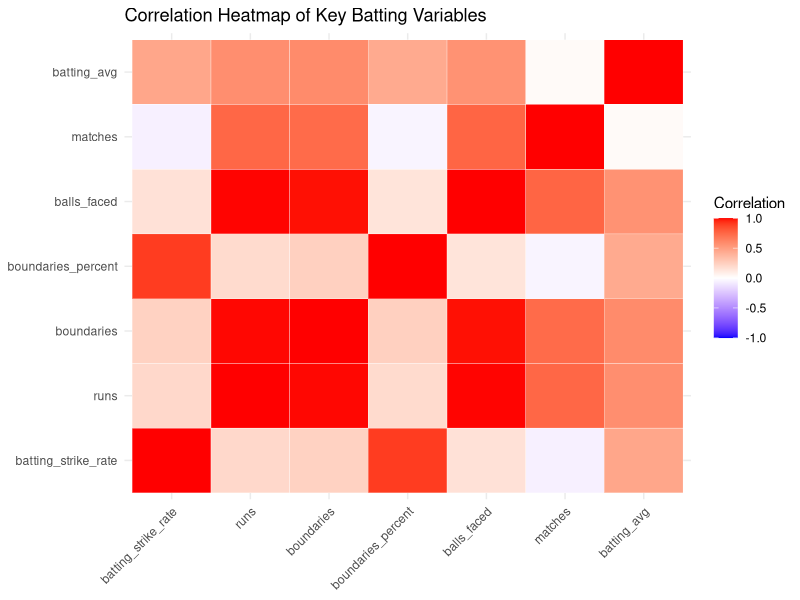
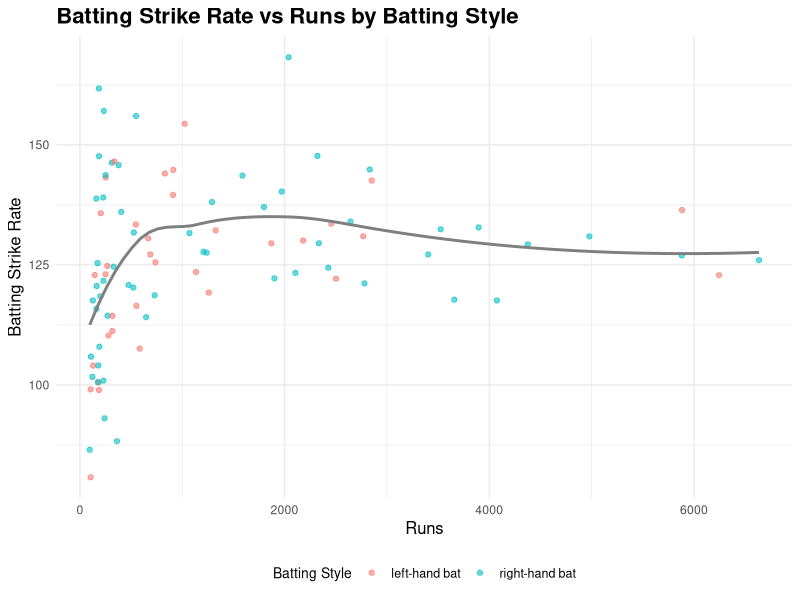
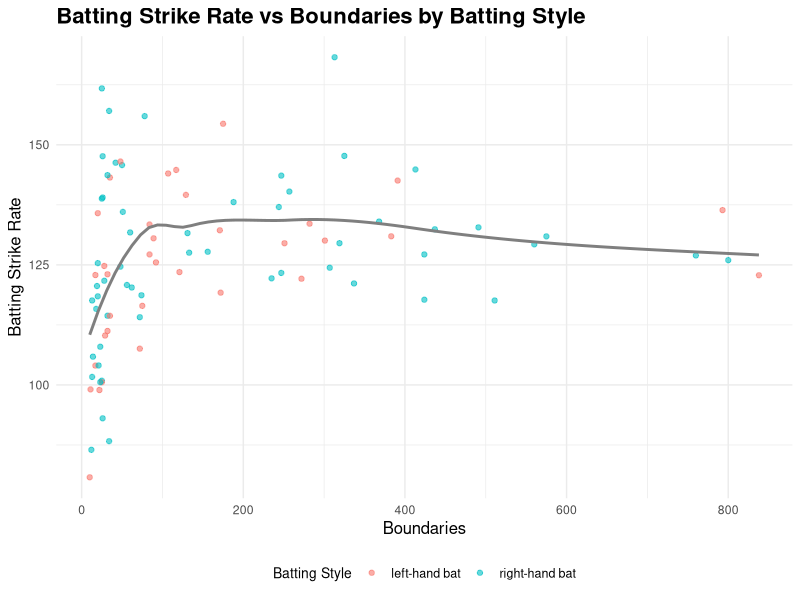
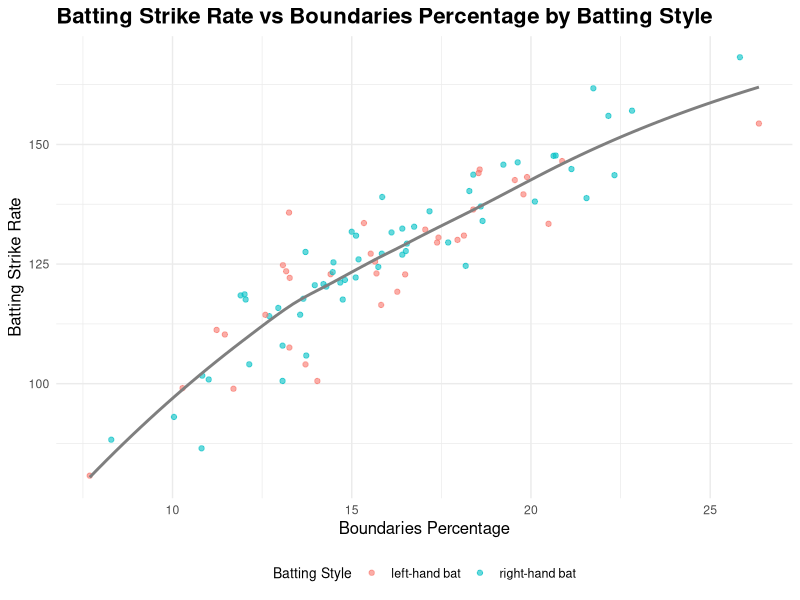
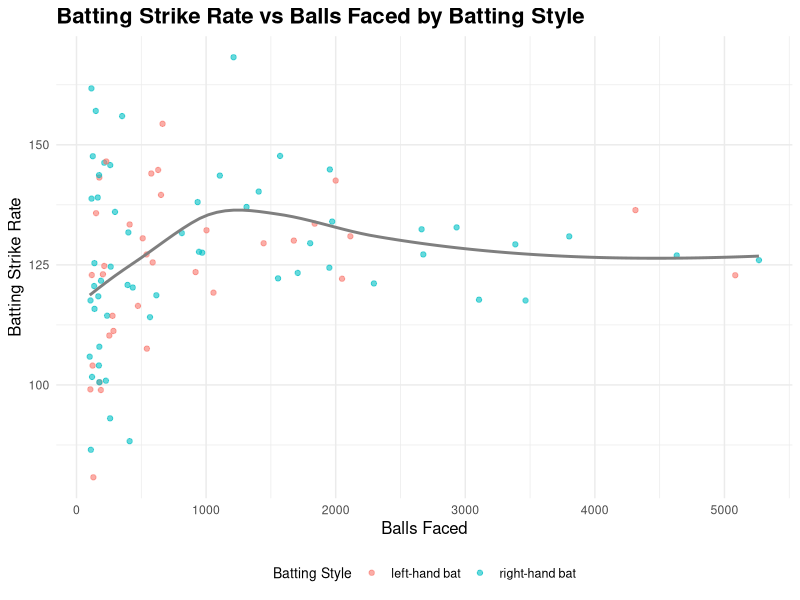
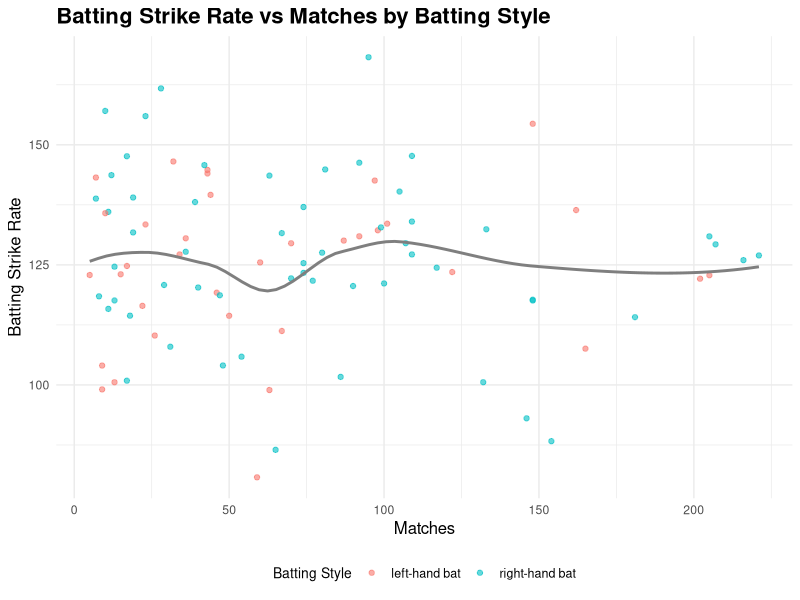
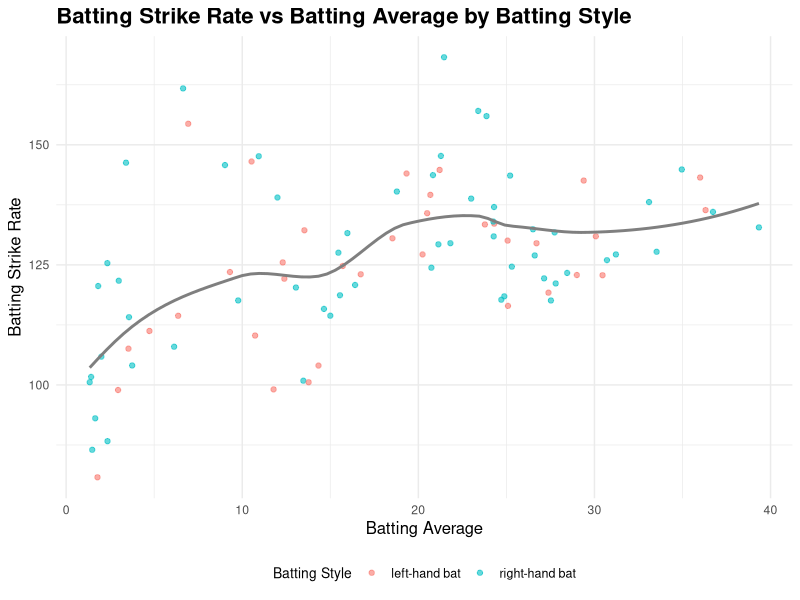
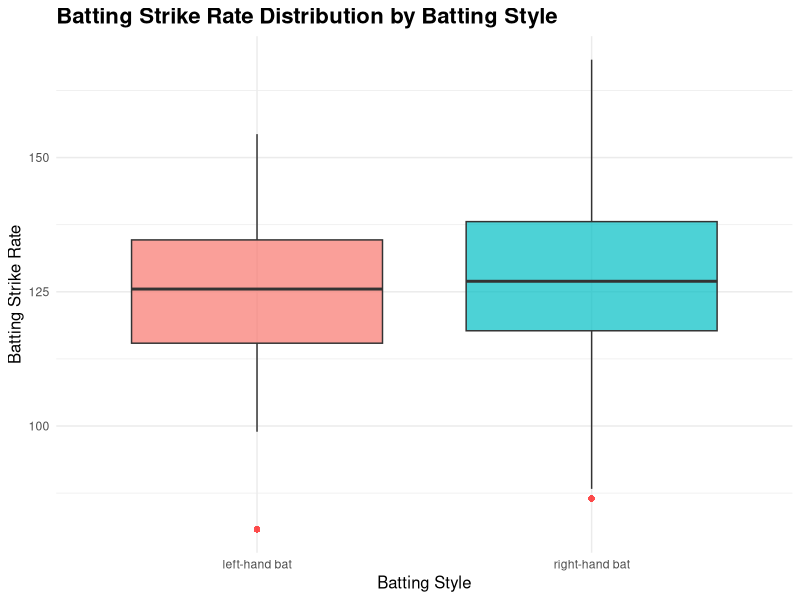

The R script that drew these images, in order:
# Load Required Libraries ----
library(ggplot2)
library(reshape2)
library(dplyr)

# Load Cleaned Data ----
# Load the cleaned dataset prepared in the previous script
cleaned_data <- read.csv(
  file = "Cleaned_Merged_Player_Data.csv"
)

# Correlation Heatmap ----
# Select relevant columns for correlation analysis
correlation_data <- cleaned_data %>%
  select(
    batting_strike_rate, 
    runs, 
    boundaries, 
    boundaries_percent, 
    balls_faced, 
    matches, 
    batting_avg
  )

# Calculate the correlation matrix
cor_matrix <- cor(
  correlation_data, 
  use = "complete.obs"
)

# Melt the correlation matrix for heatmap visualization
cor_melted <- melt(cor_matrix)

# Create and display the correlation heatmap
ggplot(data = cor_melted, aes(x = Var1, y = Var2, fill = value)) +
  geom_tile(color = "white") +
  scale_fill_gradient2(
    low = "blue", 
    high = "red", 
    mid = "white", 
    midpoint = 0, 
    limit = c(-1, 1), 
    name = "Correlation"
  ) +
  theme_minimal() +
  theme(
    axis.text.x = element_text(angle = 45, vjust = 1, hjust = 1),
    axis.title = element_blank()
  ) +
  labs(
    title = "Correlation Heatmap of Key Batting Variables"
  )

# Scatter Plots for Key Metrics ----
# Function to create scatter plots
create_scatter_plot <- function(x_var, x_label) {
  ggplot(data = cleaned_data, aes_string(x = x_var, y = "batting_strike_rate", color = "batting_style")) +
    geom_point(alpha = 0.6) +
    geom_smooth(method = "loess", color = "gray50", se = FALSE) +
    labs(
      title = paste("Batting Strike Rate vs", x_label, "by Batting Style"),
      x = x_label,
      y = "Batting Strike Rate",
      color = "Batting Style"
    ) +
    theme_minimal() +
    theme(
      legend.position = "bottom",
      plot.title = element_text(size = 16, face = "bold"),
      axis.title = element_text(size = 12),
      legend.title = element_text(size = 10),
      legend.text = element_text(size = 9)
    )
}

# Generate scatter plots for different metrics
create_scatter_plot("runs", "Runs")
create_scatter_plot("boundaries", "Boundaries")
create_scatter_plot("boundaries_percent", "Boundaries Percentage")
create_scatter_plot("balls_faced", "Balls Faced")
create_scatter_plot("matches", "Matches")
create_scatter_plot("batting_avg", "Batting Average")

# Boxplot for Batting Strike Rate by Batting Style ----
ggplot(data = cleaned_data, aes(x = batting_style, y = batting_strike_rate, fill = batting_style)) +
  geom_boxplot(alpha = 0.7, outlier.color = "red", outlier.shape = 16, outlier.size = 2) +
  labs(
    title = "Batting Strike Rate Distribution by Batting Style",
    x = "Batting Style",
    y = "Batting Strike Rate",
    fill = "Batting Style"
  ) +
  theme_minimal() +
  theme(
    plot.title = element_text(size = 16, face = "bold"),
    axis.title = element_text(size = 12),
    legend.position = "none"
  )

# Histogram of Batting Strike Rate ----
ggplot(data = cleaned_data, aes(x = batting_strike_rate)) +
  geom_histogram(binwidth = 10, fill = "steelblue", color = "black", alpha = 0.7) +
  labs(
    title = "Distribution of Batting Strike Rate",
    x = "Batting Strike Rate",
    y = "Frequency"
  ) +
  theme_minimal() +
  theme(
    plot.title = element_text(size = 16, face = "bold"),
    axis.title = element_text(size = 12),
    axis.text = element_text(size = 10)
  )

# Boxplot for Batting Average by Batting Style ----
ggplot(data = cleaned_data, aes(x = batting_style, y = batting_avg, fill = batting_style)) +
  geom_boxplot(alpha = 0.7) +
  labs(
    title = "Batting Average by Batting Style",
    x = "Batting Style",
    y = "Batting Average",
    fill = "Batting Style"
  ) +
  theme_minimal()

# Boxplot for Boundaries by Batting Style ----
ggplot(data = cleaned_data, aes(x = batting_style, y = boundaries, fill = batting_style)) +
  geom_boxplot(alpha = 0.7) +
  labs(
    title = "Boundaries by Batting Style",
    x = "Batting Style",
    y = "Boundaries",
    fill = "Batting Style"
  ) +
  theme_minimal()

# Stacked Bar Chart for Total Boundaries by Batting Style ----
ggplot(data = cleaned_data, aes(x = batting_style, y = boundaries, fill = batting_style)) +
  geom_bar(stat = "identity", alpha = 0.8) +
  labs(
    title = "Total Boundaries by Batting Style",
    x = "Batting Style",
    y = "Total Boundaries",
    fill = "Batting Style"
  ) +
  theme_minimal()
